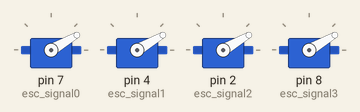
A sketch run on a simulated Arduino Uno, built with avr-gcc and run on an emulated ATmega328P. On the bench: 4 × servo.

Above: at 0.1 s.
At 3.1 s:
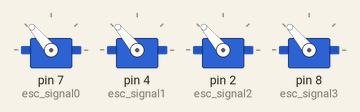
At 6.1 s:
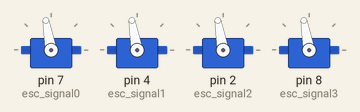
At 11.1 s:
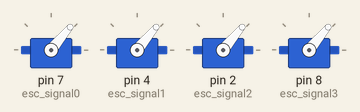
At 13.1 s:
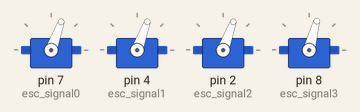
Timing chart, 0 to 14.6 s (numbered marks = the images above):
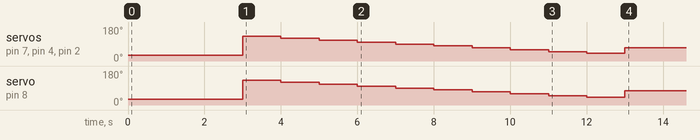

The sketch:

drone_code.ino
```cpp
#include <Servo.h>
#include <avr/interrupt.h>
#include <avr/io.h>
#include <SoftwareSerial.h>

SoftwareSerial mySerial(A0, A1); // RX, TX
// ------------------------------------------
//     1            2
//      -          -
//        -      -
//          -  -
//           -              Drone motor numbering
//          -  -
//        -      -
//      -          -
//     3            4
// ------------------------------------------
Servo esc_signal0;
Servo esc_signal1;
Servo esc_signal2;
Servo esc_signal3;

uint16_t yaw_drone = 0;
uint16_t pitch_drone = 0;
uint16_t roll_drone = 0;

int x=0,y=0,z=0;
int RX_raw=-1, RX_ad=-1, RX_ad1 = -1, pwm_range=255, RX_range=200, prev_RX_raw;
int xj1=0,yj1=0,xj2=0,yj2=0;
int RX[16]={100,100,100,100,100,100,100,100,100,100,100,100,100,100,100,100};
int butt[16] = {0,0,0,0,0,0,0,0,0,0,0,0,0,0,0,0};
int r_temp;
int data;
int pres, prev;
int yaw1,yaw2,pitch1,pitch2,roll1,roll2;
int check_pitch,check_yaw,check_roll;
int check_pitch1,check_yaw1,check_roll1;
int last_error_p, last_error_r, last_error_y;
unsigned long current_time_p, current_time_r, current_time_y;
unsigned long prev_time_p, prev_time_r, prev_time_y;
int base_speed = 90;
int yaw_mpu,pitch_mpu,roll_mpu;
float kp_p = 0.075,ki_p,kd_p,kp_r=0.075,ki_r,kd_r,kp_y = 0.5,ki_y,kd_y;
float error_pitch,error_roll,error_yaw;
float target_pitch,target_roll,target_yaw;
float P_p,I_p,D_p,P_r,I_r,D_r,P_y,I_y,D_y,pid_pitch,pid_roll,pid_yaw;
int stop_drone = 0, start_drone = 0;
//L1 - 231, L2 - 233, R1 - 232, R2 - 234, UP - 241, DOWN - 243, LEFT - 242,
//RIGHT - 244, TRIANGLE - 237, SQUARE - 238, CROSS - 239, CIRCLE - 240,
//SELECT - 246, START - 245, L3 - 235, R3 - 236
void motor_setup();
void callibration();
void mpu_values();
void receive();
void motors_run(int base_speed, int m1, int m2, int m3, int m4);
long map_value(long in_value, long in_min, long in_max, long out_min, long out_max);
int receive_mpu();
void pid_drone();
void pid_drone_pitch(int error_pitch);
void pid_drone_roll(int error_roll);
void pid_drone_yaw(int error_yaw);
void button_ps2();
void stop_drone_imm();

void setup()
{
  motor_setup();
  UBRR0 = 103; // for configuring baud rate of 9600bps
  UCSR0C |= (1 << UCSZ01) | (1 << UCSZ00);
  // Use 8-bit character sizes
  UCSR0B |= (1 << RXEN0) | (1 << TXEN0) | (1 << RXCIE0);
  // Turn on the transmission, reception, and Receive interrupt
  sei();// enable global interrupt
  mySerial.begin(9600);
  callibration();
  motors_run(70,0,0,0,0);
  base_speed = 70;
  mpu_values();
  delay(2000);
  mpu_values();
  target_pitch = pitch_mpu;
  target_roll = roll_mpu;
  target_yaw = yaw_mpu;
}

void loop()
{
    mpu_values();
//    if(prev_RX_raw == RX_raw)
//    {
//      stop_drone ++;
//      if(stop_drone >= 30000)
//      {
//        stop_drone_imm();
//      }
//    }
//    else
//    {
//      prev_RX_raw = RX_raw;
//      stop_drone = 0;
//    }
    button_ps2();
//    motors_run(base_speed,0,0,0,0);
    pid_drone();
    delay(1);
}

void stop_drone_imm()
{
//  for(int i = base_speed;i>=40;)
//  {
//    esc_signal0.write(i);
//    esc_signal1.write(i);
//    esc_signal2.write(i);
//    esc_signal3.write(i);
//    i = i - 10;
//    delay(500);
//  }
//  motors_run(0,0,0,0,0);
  while(1){
    motors_run(40,0,0,0,0);
  }
}

void button_ps2()
{

  if (butt[0]==1)//L1
  {
    butt[0]=0;
  }
//  else if (butt[1]==1)
//  {
//    butt[1]=0;
//  }
//  else if (butt[2]==1)
//  {
//    butt[2]=0;
//  }
//  else if (butt[3]==1)
//  {
//    butt[3]=0;
//  }
//  else if (butt[4]==1)
//  {
//    butt[4]=0;
//  }
//  else if (butt[5]==1)//r3
//  {
//    butt[5]=0;
//  }
//  else if (butt[6]==1)//triangle
//  {
//    butt[6]=0;
//  }
//  else if (butt[7]==1)//square
//  {
//    butt[7]=0;
//  }
  else if (butt[8]==1)//cross
  {
    stop_drone_imm();
    butt[8] = 0;
  }
  else if (butt[9]==1)//circle
  {
    stop_drone_imm();
    butt[9]=0;
  }
  else if (butt[10]==1)//up
  {
    base_speed += 5;
    if(base_speed >= 140)
    {
      base_speed = 140;
    }
    butt[10]=0;
  }
  else if (butt[11]==1)//left
  {
    base_speed -= 5;
    if(base_speed <= 50)
    {
      base_speed = 50;
    }
    butt[11]=0;
  }
//  else if (butt[12]==1)//down
//  {
//    butt[12] = 0;
//  }
  else if (butt[13]==1)//right
  {
    butt[13]=0;
  }
  else if (butt[14]==1)//start
  {
    start_drone = 1;
    butt[14]=0;
  }
  else if (butt[15]==1)//select
  {
    stop_drone_imm();
    butt[15] =0;
  }
}

void mpu_values()
{
  pres = receive_mpu();
  if(pres != prev && pres < 200)
  {
    switch(prev)
    {
      case 200:
              pitch1 = pres;
              check_pitch1 = 1;
      case 201:
              if(check_pitch1 == 1)
              {
                pitch2 = pres;
                check_pitch = 1;
              }
      case 202:
              roll1 = pres;
              check_roll1 = 1;
      case 203:
              if(check_roll1 == 1)
              {
                roll2 = pres;
                check_roll = 1;
              }
      case 204:
              yaw1 = pres;
              check_yaw1 = 1;
      case 205:
              if(check_yaw1 == 1)
              {
                yaw2 = pres;
                check_yaw = 1;
              }

      }
  }
  if(check_pitch == 1 && check_yaw == 1 && check_roll == 1)
  {
    yaw_mpu = yaw1 + yaw2;
    pitch_mpu = pitch1 + pitch2;
    roll_mpu = roll1 + roll2;
    check_pitch = 0;
    check_yaw = 0;
    check_roll = 0;
    check_pitch1 = 0;
    check_yaw1 = 0;
    check_roll1 = 0;
  }
  prev = pres;

//
//  pres = receive_mpu();
//  if(pres != prev)
//  {
//    switch(prev)
//    {
//      case 200:
//              pitch1 = pres;
//      case 201:
//              pitch2 = pres;
//      case 202:
//              roll1 = pres;
//      case 203:
//              roll2 = pres;
//      case 204:
//              yaw1 = pres;
//      case 205:
//              yaw2 = pres;
//
//    }
//  }
//  prev = pres;
//  yaw_mpu = yaw1 + yaw2;
//  pitch_mpu = pitch1 + pitch2;
//  roll_mpu = roll1 + roll2;
}

void pid_drone()
{
  error_pitch = pitch_mpu - target_pitch;
  if(error_pitch <= -200)
  {
    error_pitch -= pitch_mpu - target_pitch;
    error_pitch ++;
  }
  else if(error_pitch >= 200)
  {
    error_pitch -= pitch_mpu - target_pitch;
    error_pitch --;
  }
  error_roll = roll_mpu - target_roll;
  if(error_roll <= -200)
  {
    error_roll -= roll_mpu - target_roll;
    error_roll ++;
  }
  else if(error_roll >= 200)
  {
    error_roll -= roll_mpu - target_roll;
    error_roll --;
  }
  error_yaw = yaw_mpu - target_yaw;
  if(error_yaw <= -200)
  {
    error_yaw -= yaw_mpu - target_yaw;
    error_yaw ++;
  }
  else if(error_yaw >= 200)
  {
    error_yaw -= yaw_mpu - target_yaw;
    error_yaw --;
  }
  pid_drone_pitch(error_pitch);
  pid_drone_roll(error_roll);
  pid_drone_yaw(error_yaw);
  motors_run(base_speed, pid_pitch+pid_roll+pid_yaw, -pid_pitch+pid_roll-pid_yaw, pid_pitch-pid_roll-pid_yaw, -pid_pitch-pid_roll+pid_yaw);
}

void motors_run(int base_speed, int m1, int m2, int m3, int m4)
{
  esc_signal0.write(base_speed + m1);
  esc_signal1.write(base_speed + m2);
  esc_signal2.write(base_speed + m3);
  esc_signal3.write(base_speed + m4+5);
}

void pid_drone_pitch(int error_pitch)
{
  current_time_p = millis();
  P_p = error_pitch*kp_p;
  I_p += error_pitch*ki_p;
  if(current_time_p - prev_time_p != 0)
  {
    D_p = kd_p*(error_pitch - last_error_p)/(current_time_p - prev_time_p);
  }
  else
  {
    D_p = 0;
  }
  pid_pitch = P_p + I_p + D_p;
  prev_time_p = current_time_p;
//  motors_run(base_speed,P_p,0,P_p,0);
}

void pid_drone_roll(int error_roll)
{
  P_r = error_roll*kp_r;
  I_r += error_roll*ki_r;
  pid_roll = P_r;
//  motors_run(base_speed,P_r,P_r,0,0);
}

void pid_drone_yaw(int error_yaw)
{
  P_y = error_yaw*kp_y;
  I_y += error_yaw*ki_y;
  pid_yaw = P_y;
//  motors_run(base_speed,P_y,0,0,P_y);
}

int receive_mpu()
{
  if (mySerial.available())
  {
    data = mySerial.read();
  }
  return data;
}


void receive()
{
  if ((RX_raw>200) && (RX_raw<255))         //201 to 216 for addresses of analog values, 231 to 246 for buttons;
  {
    RX_ad1=RX_raw;
    if ((RX_raw>230) && (RX_raw<247))
    {
      int r_temp0=(RX_raw-231);
      butt[r_temp0]=1;
    }
  }
  else if ((RX_raw>=0) && (RX_raw<201))
  {
    int r_temp1=(RX_ad1-201);
    if (r_temp1<16)
    {
      RX[r_temp1]=RX_raw;
    }
  }
  yj2=map_value(RX[0],0,RX_range,(-pwm_range),pwm_range);
  xj2=map_value(RX[1],0,RX_range,(-pwm_range),pwm_range);
  yj1=map_value(RX[2],0,RX_range,(-pwm_range),pwm_range);
  xj1=map_value(RX[3],0,RX_range,(-pwm_range),pwm_range);
}

ISR (USART_RX_vect)
{
  RX_raw=UDR0;
  receive();
}

void callibration()
{
  for(int i = 130;i>=40;)
  {
    esc_signal0.write(i);
    esc_signal1.write(i);
    esc_signal2.write(i);
    esc_signal3.write(i);
    i = i - 10;
    delay(1000);
  }
}

void motor_setup()
{
  esc_signal0.attach(7);
  esc_signal0.write(30);
  esc_signal1.attach(4);
  esc_signal1.write(30);
  esc_signal2.attach(2);
  esc_signal2.write(30);
  esc_signal3.attach(8);
  esc_signal3.write(30);
  delay(3000);
}

long map_value(long in_value, long in_min, long in_max, long out_min, long out_max)
{
  return (in_value - in_min) * (out_max - out_min) / (in_max - in_min) + out_min;
}
```
